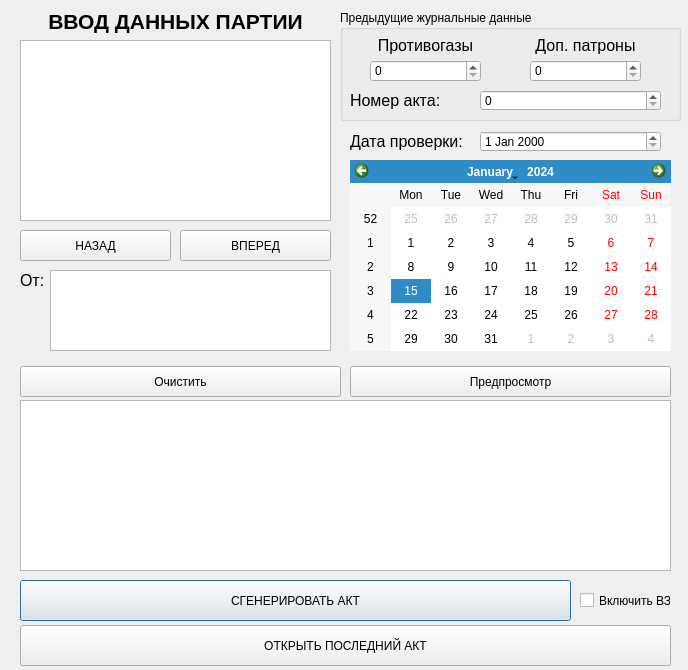
<?xml version="1.0" encoding="UTF-8"?>
<ui version="4.0">
 <class>Dialog</class>
 <widget class="QDialog" name="Dialog">
  <property name="geometry">
   <rect>
    <x>0</x>
    <y>0</y>
    <width>688</width>
    <height>670</height>
   </rect>
  </property>
  <property name="windowTitle">
   <string notr="true">KAG 1.0</string>
  </property>
  <property name="windowIcon">
   <iconset>
    <normaloff>KukuruzWorkLogo2.png</normaloff>KukuruzWorkLogo2.png</iconset>
  </property>
  <property name="sizeGripEnabled">
   <bool>false</bool>
  </property>
  <widget class="QPlainTextEdit" name="inputtext">
   <property name="geometry">
    <rect>
     <x>20</x>
     <y>40</y>
     <width>311</width>
     <height>181</height>
    </rect>
   </property>
   <property name="plainText">
    <string/>
   </property>
  </widget>
  <widget class="QLabel" name="INPUT">
   <property name="geometry">
    <rect>
     <x>20</x>
     <y>6</y>
     <width>311</width>
     <height>31</height>
    </rect>
   </property>
   <property name="text">
    <string>&lt;html&gt;&lt;head/&gt;&lt;body&gt;&lt;p align=&quot;center&quot;&gt;&lt;span style=&quot; font-size:16pt; font-weight:600;&quot;&gt;ВВОД ДАННЫХ ПАРТИИ&lt;/span&gt;&lt;/p&gt;&lt;/body&gt;&lt;/html&gt;</string>
   </property>
  </widget>
  <widget class="QPlainTextEdit" name="fromwheretext">
   <property name="geometry">
    <rect>
     <x>50</x>
     <y>270</y>
     <width>281</width>
     <height>81</height>
    </rect>
   </property>
  </widget>
  <widget class="QTextBrowser" name="previewtext">
   <property name="geometry">
    <rect>
     <x>20</x>
     <y>400</y>
     <width>651</width>
     <height>171</height>
    </rect>
   </property>
  </widget>
  <widget class="QPushButton" name="generatebutt">
   <property name="geometry">
    <rect>
     <x>20</x>
     <y>580</y>
     <width>551</width>
     <height>41</height>
    </rect>
   </property>
   <property name="text">
    <string>СГЕНЕРИРОВАТЬ АКТ</string>
   </property>
  </widget>
  <widget class="QPushButton" name="nextbutt">
   <property name="geometry">
    <rect>
     <x>180</x>
     <y>230</y>
     <width>151</width>
     <height>31</height>
    </rect>
   </property>
   <property name="text">
    <string>ВПЕРЕД</string>
   </property>
  </widget>
  <widget class="QPushButton" name="backbutt">
   <property name="geometry">
    <rect>
     <x>20</x>
     <y>230</y>
     <width>151</width>
     <height>31</height>
    </rect>
   </property>
   <property name="text">
    <string>НАЗАД</string>
   </property>
  </widget>
  <widget class="QGroupBox" name="journaldata">
   <property name="geometry">
    <rect>
     <x>340</x>
     <y>10</y>
     <width>341</width>
     <height>111</height>
    </rect>
   </property>
   <property name="title">
    <string>Предыдущие журнальные данные</string>
   </property>
   <widget class="QLabel" name="GASMASKS">
    <property name="geometry">
     <rect>
      <x>30</x>
      <y>20</y>
      <width>111</width>
      <height>31</height>
     </rect>
    </property>
    <property name="text">
     <string>&lt;html&gt;&lt;head/&gt;&lt;body&gt;&lt;p align=&quot;center&quot;&gt;&lt;span style=&quot; font-size:12pt;&quot;&gt;Противогазы&lt;/span&gt;&lt;/p&gt;&lt;/body&gt;&lt;/html&gt;</string>
    </property>
   </widget>
   <widget class="QLabel" name="ADDITIONAL">
    <property name="geometry">
     <rect>
      <x>190</x>
      <y>20</y>
      <width>111</width>
      <height>31</height>
     </rect>
    </property>
    <property name="text">
     <string>&lt;html&gt;&lt;head/&gt;&lt;body&gt;&lt;p align=&quot;center&quot;&gt;&lt;span style=&quot; font-size:12pt;&quot;&gt;Доп. патроны&lt;/span&gt;&lt;/p&gt;&lt;/body&gt;&lt;/html&gt;</string>
    </property>
   </widget>
   <widget class="QSpinBox" name="additionalcounter">
    <property name="geometry">
     <rect>
      <x>190</x>
      <y>50</y>
      <width>111</width>
      <height>22</height>
     </rect>
    </property>
   </widget>
   <widget class="QSpinBox" name="gasmaskcounter">
    <property name="geometry">
     <rect>
      <x>30</x>
      <y>50</y>
      <width>111</width>
      <height>22</height>
     </rect>
    </property>
   </widget>
   <widget class="QLabel" name="ACTNUMBER">
    <property name="geometry">
     <rect>
      <x>10</x>
      <y>80</y>
      <width>121</width>
      <height>21</height>
     </rect>
    </property>
    <property name="text">
     <string>&lt;html&gt;&lt;head/&gt;&lt;body&gt;&lt;p&gt;&lt;span style=&quot; font-size:12pt;&quot;&gt;Номер акта:&lt;/span&gt;&lt;/p&gt;&lt;/body&gt;&lt;/html&gt;</string>
    </property>
   </widget>
   <widget class="QSpinBox" name="actcounter">
    <property name="geometry">
     <rect>
      <x>140</x>
      <y>80</y>
      <width>181</width>
      <height>21</height>
     </rect>
    </property>
   </widget>
  </widget>
  <widget class="QLabel" name="fromwhere">
   <property name="geometry">
    <rect>
     <x>20</x>
     <y>270</y>
     <width>41</width>
     <height>21</height>
    </rect>
   </property>
   <property name="text">
    <string>&lt;html&gt;&lt;head/&gt;&lt;body&gt;&lt;p&gt;&lt;span style=&quot; font-size:12pt;&quot;&gt;От:&lt;/span&gt;&lt;/p&gt;&lt;/body&gt;&lt;/html&gt;</string>
   </property>
  </widget>
  <widget class="QLabel" name="dateofcheck">
   <property name="geometry">
    <rect>
     <x>350</x>
     <y>131</y>
     <width>121</width>
     <height>21</height>
    </rect>
   </property>
   <property name="text">
    <string>&lt;html&gt;&lt;head/&gt;&lt;body&gt;&lt;p&gt;&lt;span style=&quot; font-size:12pt;&quot;&gt;Дата проверки:&lt;/span&gt;&lt;/p&gt;&lt;/body&gt;&lt;/html&gt;</string>
   </property>
  </widget>
  <widget class="QDateEdit" name="checkdate">
   <property name="geometry">
    <rect>
     <x>480</x>
     <y>131</y>
     <width>181</width>
     <height>21</height>
    </rect>
   </property>
  </widget>
  <widget class="QCalendarWidget" name="calendarWidget">
   <property name="geometry">
    <rect>
     <x>350</x>
     <y>160</y>
     <width>321</width>
     <height>191</height>
    </rect>
   </property>
  </widget>
  <widget class="QSplitter" name="splitter">
   <property name="geometry">
    <rect>
     <x>0</x>
     <y>0</y>
     <width>0</width>
     <height>0</height>
    </rect>
   </property>
   <property name="orientation">
    <enum>Qt::Horizontal</enum>
   </property>
  </widget>
  <widget class="QPushButton" name="previewbutt">
   <property name="geometry">
    <rect>
     <x>350</x>
     <y>366</y>
     <width>321</width>
     <height>31</height>
    </rect>
   </property>
   <property name="text">
    <string>Предпросмотр</string>
   </property>
  </widget>
  <widget class="QPushButton" name="clearbutt">
   <property name="geometry">
    <rect>
     <x>20</x>
     <y>366</y>
     <width>321</width>
     <height>31</height>
    </rect>
   </property>
   <property name="text">
    <string>Очистить</string>
   </property>
  </widget>
  <widget class="QPushButton" name="openbutt">
   <property name="geometry">
    <rect>
     <x>20</x>
     <y>625</y>
     <width>651</width>
     <height>41</height>
    </rect>
   </property>
   <property name="text">
    <string>ОТКРЫТЬ ПОСЛЕДНИЙ АКТ</string>
   </property>
  </widget>
  <widget class="QCheckBox" name="turnprotectiontime">
   <property name="geometry">
    <rect>
     <x>580</x>
     <y>580</y>
     <width>91</width>
     <height>41</height>
    </rect>
   </property>
   <property name="text">
    <string>Включить ВЗД</string>
   </property>
  </widget>
  <zorder>splitter</zorder>
  <zorder>journaldata</zorder>
  <zorder>inputtext</zorder>
  <zorder>INPUT</zorder>
  <zorder>fromwheretext</zorder>
  <zorder>previewtext</zorder>
  <zorder>generatebutt</zorder>
  <zorder>nextbutt</zorder>
  <zorder>backbutt</zorder>
  <zorder>fromwhere</zorder>
  <zorder>dateofcheck</zorder>
  <zorder>checkdate</zorder>
  <zorder>calendarWidget</zorder>
  <zorder>previewbutt</zorder>
  <zorder>clearbutt</zorder>
  <zorder>openbutt</zorder>
  <zorder>turnprotectiontime</zorder>
 </widget>
 <resources/>
 <connections/>
</ui>
